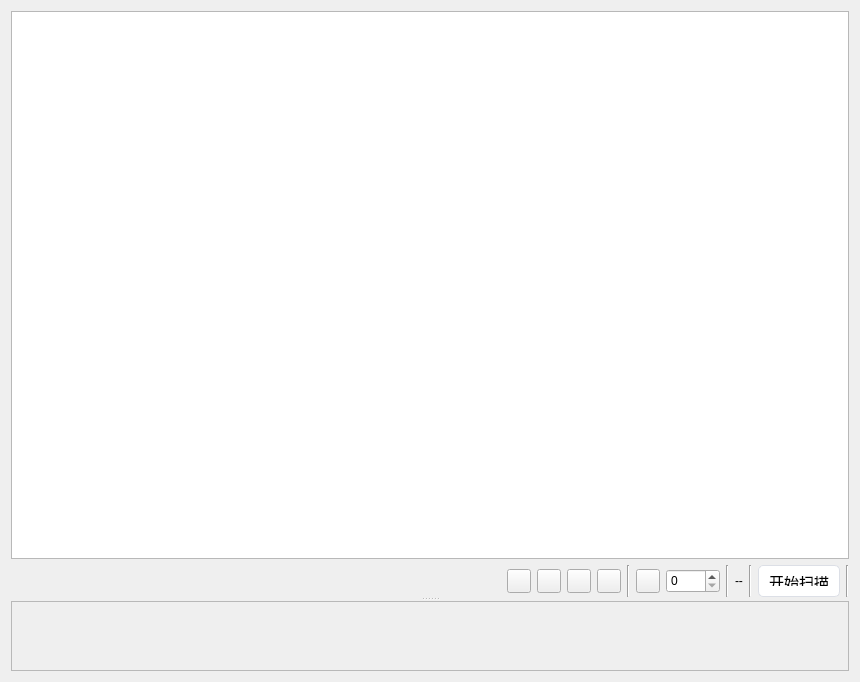
<?xml version="1.0" encoding="UTF-8"?>
<ui version="4.0">
 <class>TaskFrame</class>
 <widget class="QWidget" name="TaskFrame">
  <property name="geometry">
   <rect>
    <x>0</x>
    <y>0</y>
    <width>860</width>
    <height>682</height>
   </rect>
  </property>
  <property name="windowTitle">
   <string>Form</string>
  </property>
  <property name="styleSheet">
   <string notr="true">QPushButton {
    background-color: #ffffff;
    border: 1px solid #dcdfe6;
    padding: 10px;
    border-radius: 5px;
}

QPushButton:hover {
    background-color: #ecf5ff;
    color: #409eff;
}

QPushButton:pressed, QPushButton:checked {
    border: 1px solid #3a8ee6;
    color: #409eff;
}</string>
  </property>
  <layout class="QGridLayout" name="gridLayout">
   <item row="0" column="0">
    <widget class="QSplitter" name="splitter">
     <property name="enabled">
      <bool>true</bool>
     </property>
     <property name="orientation">
      <enum>Qt::Vertical</enum>
     </property>
     <property name="opaqueResize">
      <bool>true</bool>
     </property>
     <property name="childrenCollapsible">
      <bool>true</bool>
     </property>
     <widget class="QWidget" name="verticalLayoutWidget">
      <layout class="QVBoxLayout" name="verticalLayout">
       <item>
        <widget class="QTableWidget" name="tableWidget">
         <property name="autoScroll">
          <bool>true</bool>
         </property>
         <property name="alternatingRowColors">
          <bool>true</bool>
         </property>
         <property name="selectionMode">
          <enum>QAbstractItemView::SingleSelection</enum>
         </property>
         <property name="selectionBehavior">
          <enum>QAbstractItemView::SelectRows</enum>
         </property>
         <attribute name="horizontalHeaderStretchLastSection">
          <bool>false</bool>
         </attribute>
        </widget>
       </item>
       <item>
        <widget class="QWidget" name="widget_2" native="true">
         <property name="minimumSize">
          <size>
           <width>0</width>
           <height>0</height>
          </size>
         </property>
         <layout class="QHBoxLayout" name="horizontalLayout_2">
          <property name="leftMargin">
           <number>0</number>
          </property>
          <property name="topMargin">
           <number>0</number>
          </property>
          <property name="rightMargin">
           <number>0</number>
          </property>
          <property name="bottomMargin">
           <number>0</number>
          </property>
          <item>
           <spacer name="horizontalSpacer_2">
            <property name="orientation">
             <enum>Qt::Horizontal</enum>
            </property>
            <property name="sizeHint" stdset="0">
             <size>
              <width>40</width>
              <height>20</height>
             </size>
            </property>
           </spacer>
          </item>
          <item>
           <widget class="QToolButton" name="toolButton_7">
            <property name="minimumSize">
             <size>
              <width>24</width>
              <height>24</height>
             </size>
            </property>
            <property name="maximumSize">
             <size>
              <width>24</width>
              <height>24</height>
             </size>
            </property>
            <property name="cursor">
             <cursorShape>PointingHandCursor</cursorShape>
            </property>
            <property name="toolTip">
             <string>首页</string>
            </property>
            <property name="text">
             <string/>
            </property>
            <property name="icon">
             <iconset>
              <normalon>:/logo/pic/first.png</normalon>
             </iconset>
            </property>
           </widget>
          </item>
          <item>
           <widget class="QToolButton" name="toolButton_8">
            <property name="minimumSize">
             <size>
              <width>0</width>
              <height>24</height>
             </size>
            </property>
            <property name="maximumSize">
             <size>
              <width>24</width>
              <height>24</height>
             </size>
            </property>
            <property name="cursor">
             <cursorShape>PointingHandCursor</cursorShape>
            </property>
            <property name="toolTip">
             <string>上一页</string>
            </property>
            <property name="text">
             <string/>
            </property>
            <property name="icon">
             <iconset>
              <normalon>:/logo/pic/pre.png</normalon>
             </iconset>
            </property>
           </widget>
          </item>
          <item>
           <widget class="QToolButton" name="toolButton_9">
            <property name="minimumSize">
             <size>
              <width>0</width>
              <height>24</height>
             </size>
            </property>
            <property name="maximumSize">
             <size>
              <width>24</width>
              <height>24</height>
             </size>
            </property>
            <property name="cursor">
             <cursorShape>PointingHandCursor</cursorShape>
            </property>
            <property name="toolTip">
             <string>下一页</string>
            </property>
            <property name="text">
             <string/>
            </property>
            <property name="icon">
             <iconset>
              <normalon>:/logo/pic/next.png</normalon>
             </iconset>
            </property>
           </widget>
          </item>
          <item>
           <widget class="QToolButton" name="toolButton_10">
            <property name="minimumSize">
             <size>
              <width>0</width>
              <height>24</height>
             </size>
            </property>
            <property name="maximumSize">
             <size>
              <width>24</width>
              <height>24</height>
             </size>
            </property>
            <property name="cursor">
             <cursorShape>PointingHandCursor</cursorShape>
            </property>
            <property name="toolTip">
             <string>末页</string>
            </property>
            <property name="text">
             <string/>
            </property>
            <property name="icon">
             <iconset>
              <normalon>:/logo/pic/end.png</normalon>
             </iconset>
            </property>
           </widget>
          </item>
          <item>
           <widget class="Line" name="line_5">
            <property name="orientation">
             <enum>Qt::Vertical</enum>
            </property>
           </widget>
          </item>
          <item>
           <widget class="QToolButton" name="toolButton_11">
            <property name="minimumSize">
             <size>
              <width>0</width>
              <height>24</height>
             </size>
            </property>
            <property name="maximumSize">
             <size>
              <width>24</width>
              <height>24</height>
             </size>
            </property>
            <property name="cursor">
             <cursorShape>PointingHandCursor</cursorShape>
            </property>
            <property name="toolTip">
             <string>跳转到</string>
            </property>
            <property name="text">
             <string/>
            </property>
            <property name="icon">
             <iconset>
              <normalon>:/logo/pic/jump.png</normalon>
             </iconset>
            </property>
           </widget>
          </item>
          <item>
           <widget class="QSpinBox" name="pageEdit">
            <property name="minimumSize">
             <size>
              <width>0</width>
              <height>24</height>
             </size>
            </property>
            <property name="maximumSize">
             <size>
              <width>16777215</width>
              <height>24</height>
             </size>
            </property>
            <property name="maximum">
             <number>9999</number>
            </property>
            <property name="stepType">
             <enum>QAbstractSpinBox::AdaptiveDecimalStepType</enum>
            </property>
            <property name="displayIntegerBase">
             <number>10</number>
            </property>
           </widget>
          </item>
          <item>
           <widget class="Line" name="line_6">
            <property name="orientation">
             <enum>Qt::Vertical</enum>
            </property>
           </widget>
          </item>
          <item>
           <widget class="QLabel" name="label_2">
            <property name="text">
             <string>--</string>
            </property>
           </widget>
          </item>
          <item>
           <widget class="Line" name="line_7">
            <property name="orientation">
             <enum>Qt::Vertical</enum>
            </property>
           </widget>
          </item>
          <item>
           <widget class="QPushButton" name="pushButton_12">
            <property name="maximumSize">
             <size>
              <width>100</width>
              <height>32</height>
             </size>
            </property>
            <property name="font">
             <font>
              <pointsize>11</pointsize>
             </font>
            </property>
            <property name="cursor">
             <cursorShape>PointingHandCursor</cursorShape>
            </property>
            <property name="toolTip">
             <string>请选择一条记录并开始扫描</string>
            </property>
            <property name="text">
             <string>开始扫描</string>
            </property>
            <property name="icon">
             <iconset>
              <normalon>:/logo/pic/scanIco.png</normalon>
             </iconset>
            </property>
            <property name="iconSize">
             <size>
              <width>20</width>
              <height>20</height>
             </size>
            </property>
           </widget>
          </item>
          <item>
           <widget class="Line" name="line_8">
            <property name="orientation">
             <enum>Qt::Vertical</enum>
            </property>
           </widget>
          </item>
         </layout>
        </widget>
       </item>
      </layout>
     </widget>
     <widget class="QScrollArea" name="scrollArea">
      <property name="enabled">
       <bool>true</bool>
      </property>
      <property name="maximumSize">
       <size>
        <width>16777215</width>
        <height>16777215</height>
       </size>
      </property>
      <property name="widgetResizable">
       <bool>true</bool>
      </property>
      <widget class="QWidget" name="scrollAreaWidgetContents">
       <property name="geometry">
        <rect>
         <x>0</x>
         <y>0</y>
         <width>834</width>
         <height>69</height>
        </rect>
       </property>
       <layout class="QVBoxLayout" name="verticalLayout_2">
        <item>
         <layout class="QFormLayout" name="formLayout_3">
          <property name="fieldGrowthPolicy">
           <enum>QFormLayout::ExpandingFieldsGrow</enum>
          </property>
          <property name="rowWrapPolicy">
           <enum>QFormLayout::WrapLongRows</enum>
          </property>
          <property name="labelAlignment">
           <set>Qt::AlignLeading|Qt::AlignLeft|Qt::AlignVCenter</set>
          </property>
          <property name="horizontalSpacing">
           <number>3</number>
          </property>
          <property name="verticalSpacing">
           <number>-1</number>
          </property>
         </layout>
        </item>
       </layout>
      </widget>
     </widget>
    </widget>
   </item>
  </layout>
 </widget>
 <resources>
  <include location="../images.qrc"/>
 </resources>
 <connections>
  <connection>
   <sender>toolButton_8</sender>
   <signal>clicked()</signal>
   <receiver>TaskFrame</receiver>
   <slot>prePage()</slot>
   <hints>
    <hint type="sourcelabel">
     <x>496</x>
     <y>254</y>
    </hint>
    <hint type="destinationlabel">
     <x>842</x>
     <y>252</y>
    </hint>
   </hints>
  </connection>
  <connection>
   <sender>tableWidget</sender>
   <signal>itemDoubleClicked(QTableWidgetItem*)</signal>
   <receiver>TaskFrame</receiver>
   <slot>openTaskForm()</slot>
   <hints>
    <hint type="sourcelabel">
     <x>352</x>
     <y>216</y>
    </hint>
    <hint type="destinationlabel">
     <x>326</x>
     <y>681</y>
    </hint>
   </hints>
  </connection>
  <connection>
   <sender>toolButton_10</sender>
   <signal>clicked()</signal>
   <receiver>TaskFrame</receiver>
   <slot>endPage()</slot>
   <hints>
    <hint type="sourcelabel">
     <x>560</x>
     <y>254</y>
    </hint>
    <hint type="destinationlabel">
     <x>838</x>
     <y>189</y>
    </hint>
   </hints>
  </connection>
  <connection>
   <sender>toolButton_9</sender>
   <signal>clicked()</signal>
   <receiver>TaskFrame</receiver>
   <slot>nextPage()</slot>
   <hints>
    <hint type="sourcelabel">
     <x>528</x>
     <y>254</y>
    </hint>
    <hint type="destinationlabel">
     <x>840</x>
     <y>217</y>
    </hint>
   </hints>
  </connection>
  <connection>
   <sender>toolButton_11</sender>
   <signal>clicked()</signal>
   <receiver>TaskFrame</receiver>
   <slot>jumpPage()</slot>
   <hints>
    <hint type="sourcelabel">
     <x>609</x>
     <y>254</y>
    </hint>
    <hint type="destinationlabel">
     <x>835</x>
     <y>159</y>
    </hint>
   </hints>
  </connection>
  <connection>
   <sender>toolButton_7</sender>
   <signal>clicked()</signal>
   <receiver>TaskFrame</receiver>
   <slot>firstPage()</slot>
   <hints>
    <hint type="sourcelabel">
     <x>464</x>
     <y>254</y>
    </hint>
    <hint type="destinationlabel">
     <x>834</x>
     <y>284</y>
    </hint>
   </hints>
  </connection>
  <connection>
   <sender>tableWidget</sender>
   <signal>itemSelectionChanged()</signal>
   <receiver>TaskFrame</receiver>
   <slot>dataRowSelected()</slot>
   <hints>
    <hint type="sourcelabel">
     <x>154</x>
     <y>172</y>
    </hint>
    <hint type="destinationlabel">
     <x>282</x>
     <y>681</y>
    </hint>
   </hints>
  </connection>
  <connection>
   <sender>pushButton_12</sender>
   <signal>clicked()</signal>
   <receiver>TaskFrame</receiver>
   <slot>openTaskForm()</slot>
   <hints>
    <hint type="sourcelabel">
     <x>830</x>
     <y>258</y>
    </hint>
    <hint type="destinationlabel">
     <x>859</x>
     <y>78</y>
    </hint>
   </hints>
  </connection>
 </connections>
 <slots>
  <slot>firstPage()</slot>
  <slot>prePage()</slot>
  <slot>nextPage()</slot>
  <slot>endPage()</slot>
  <slot>jumpPage()</slot>
  <slot>openTaskForm()</slot>
  <slot>dataRowSelected()</slot>
 </slots>
</ui>
